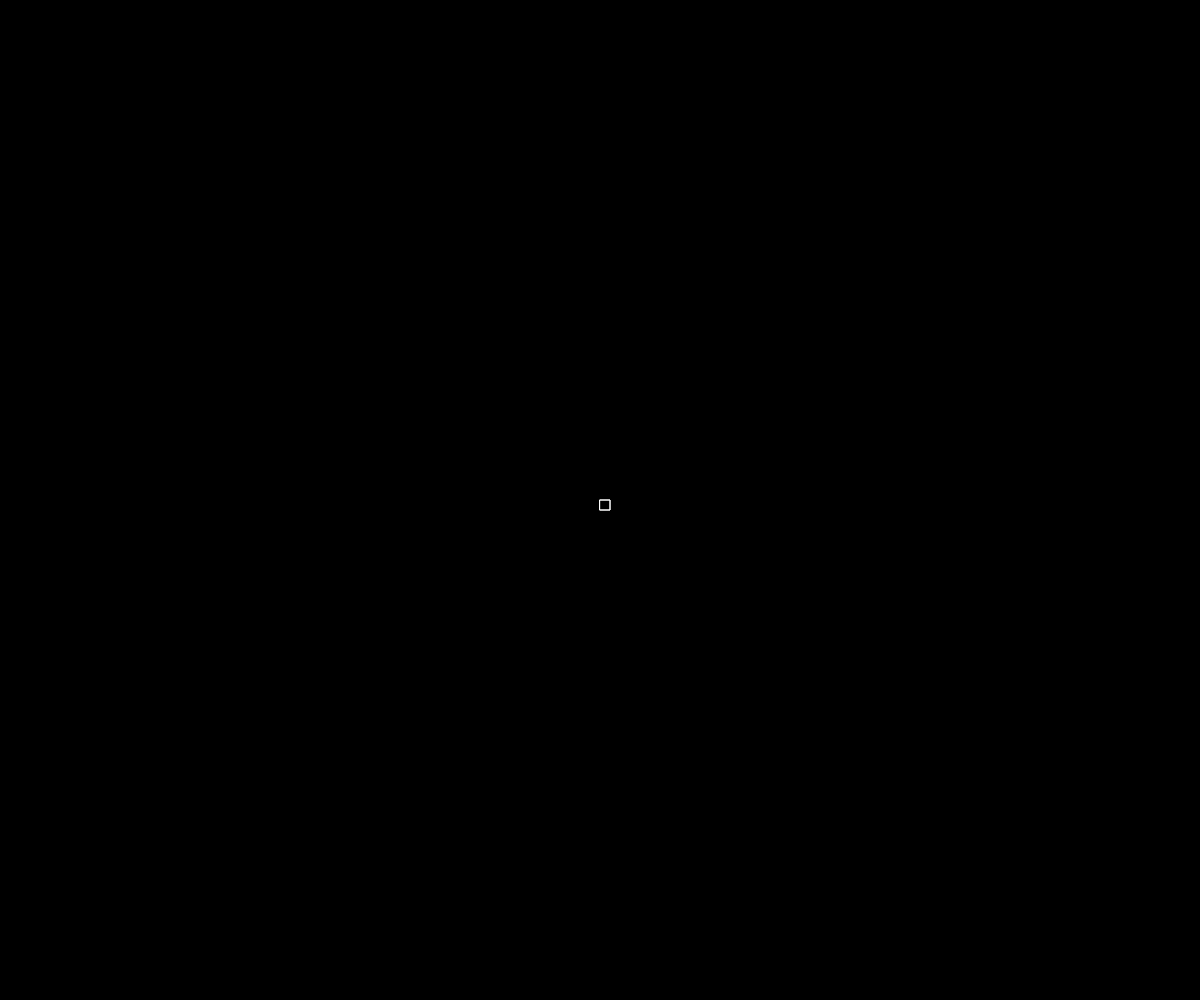
Frame 1 (no input)
Frame 60 (no input): identical to frame 1, image omitted
Frame 120 (the mouse pressed at the canvas centre since frame 60): identical to frame 1, image omitted

The p5.js sketch that drew this single still picture (run headless with seeded random() and noise() and a simulated clock; from frame 60 on, the mouse is pressed at the canvas centre):

// p5.js sketch
// ── sketch.js
class Cell{
	constructor(pos,size){
		this.pos = pos;
		this.size = size;
		this.update();
	}
	update(){
		this.draw();
	}
	draw(){
		push();
		noFill();
		stroke(255);
		rect(this.pos.x, this.pos.y, this.size, this.size);
		pop();
	}
}


var c;
function setup() {
	createCanvas(windowWidth, windowHeight);
	background(0);
	c = new Cell(createVector(windowWidth*0.5, windowHeight*0.5),10);
	c.update();
}
function draw() {
	
}
